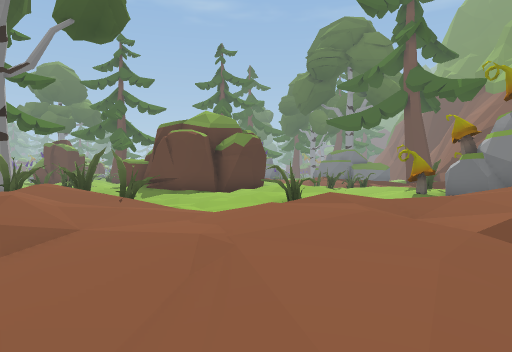
view 1 (above)

24 first-person views from a walk through a Unity game level. The camera is 1.4 m above the floor, looks level and sees 70° across. The floor is counted in squares, 2 m on a side. Each view is taken from the middle of a square. On the plan, view 1 faces up. The plan holds only what a view shows up to about 11 squares ahead; the rest is blank. The place goes on beyond the plan. The player character is not drawn. Some animated figures are left out.

view 2
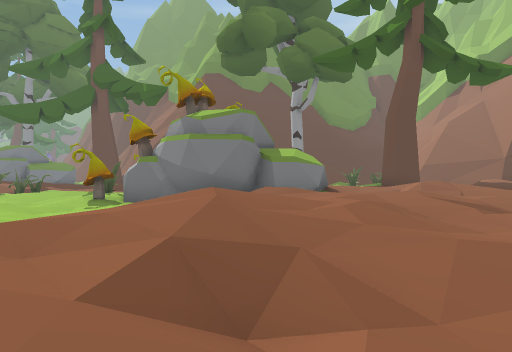

view 3
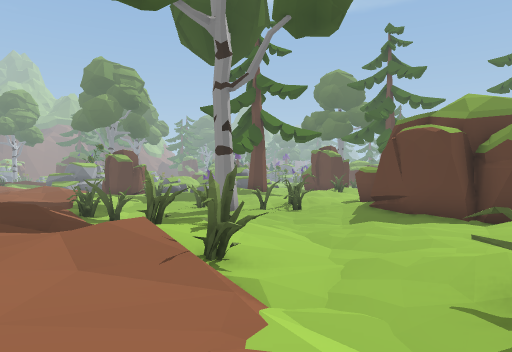

view 4
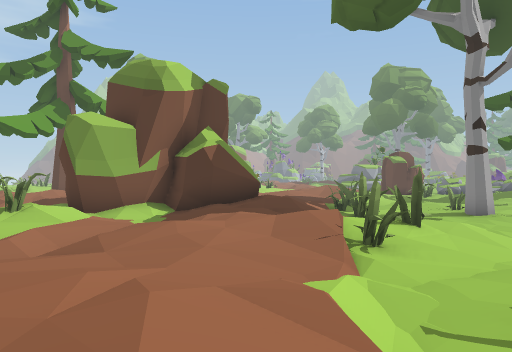

view 5
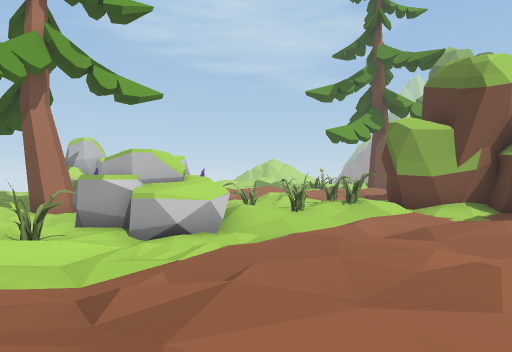

view 6
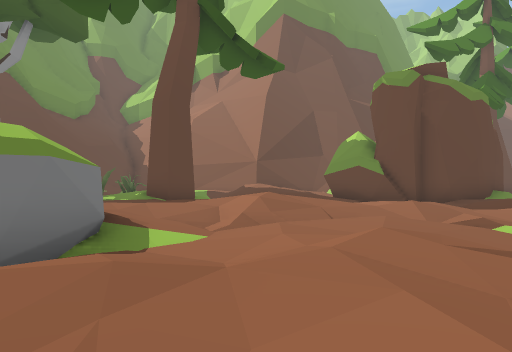

view 7
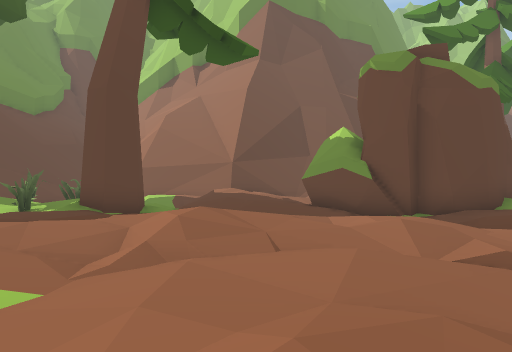

view 8
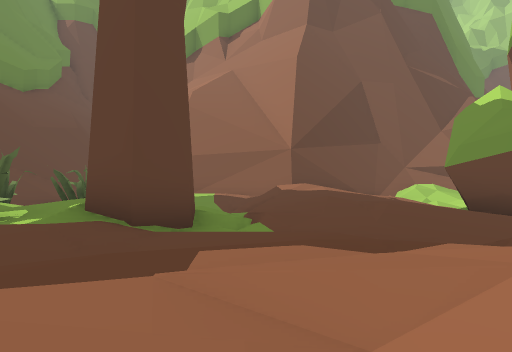

view 9
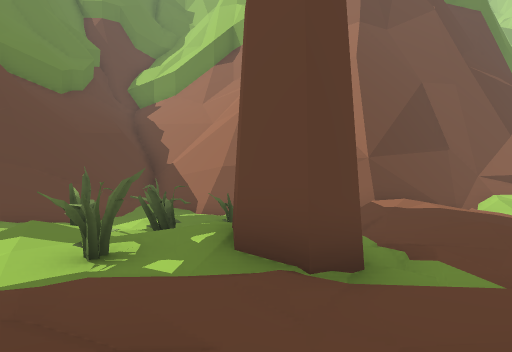

view 10
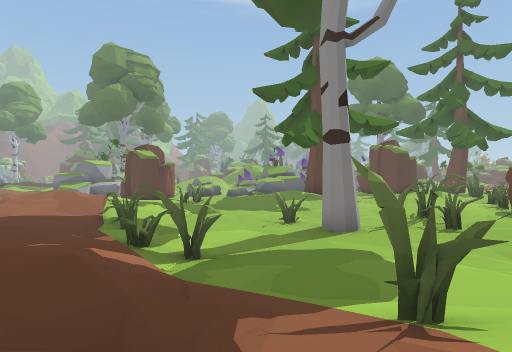

view 11
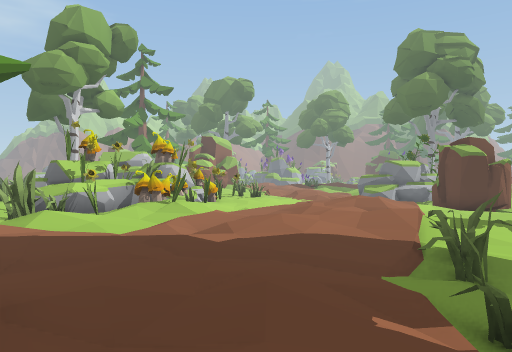

view 12
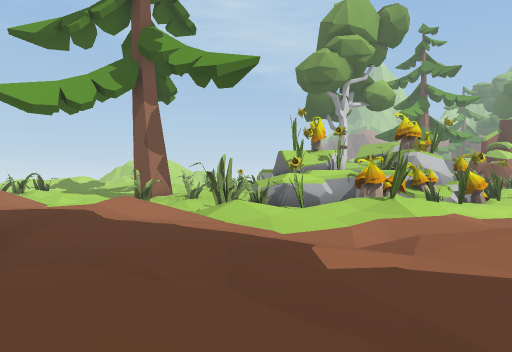

view 13
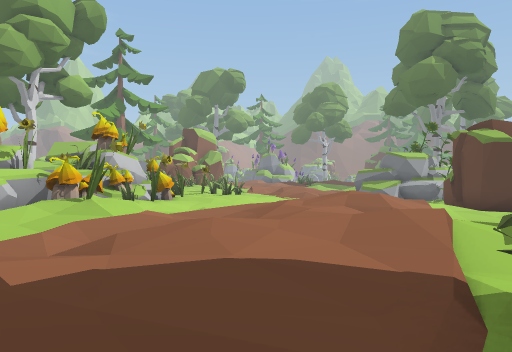

view 14
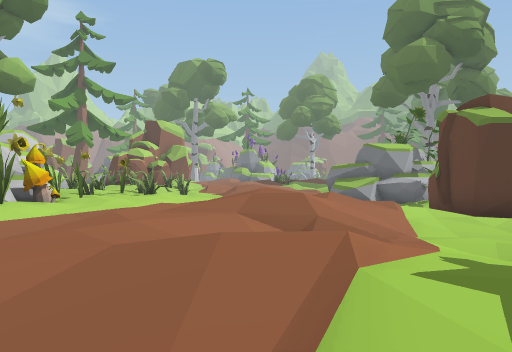

view 15
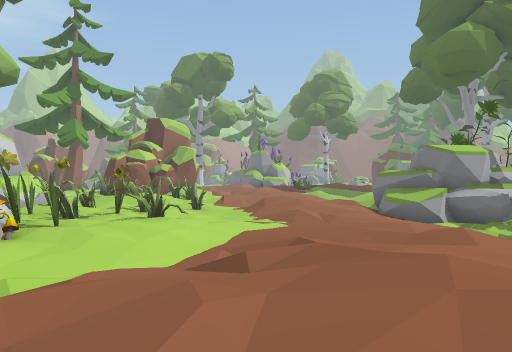

view 16
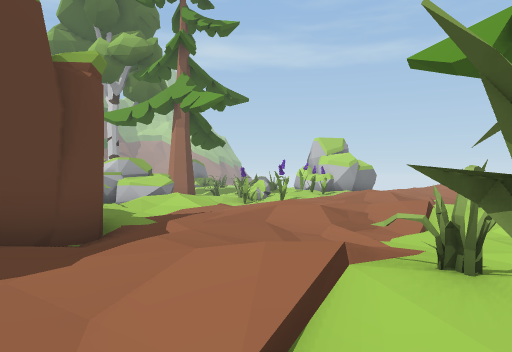

view 17
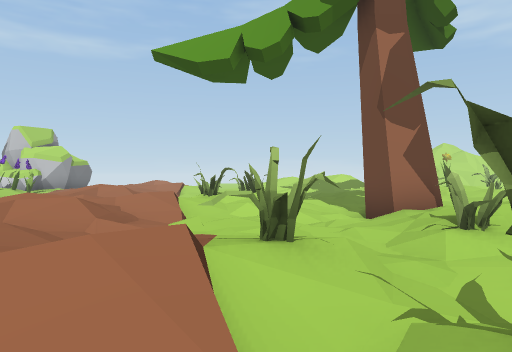

view 18
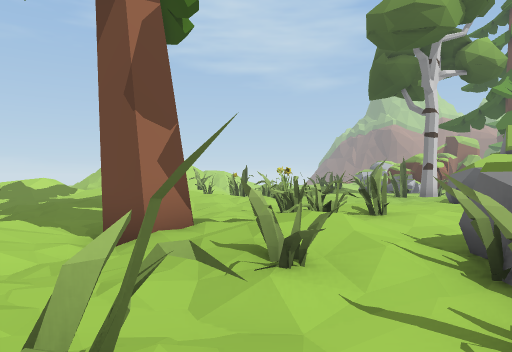

view 19
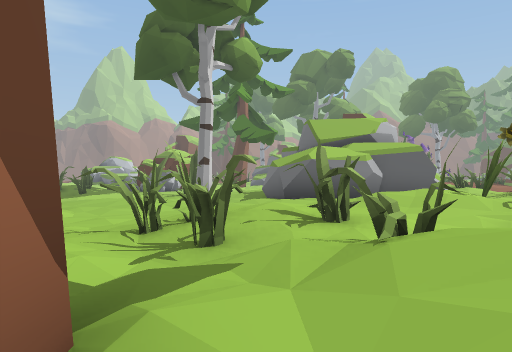

view 20
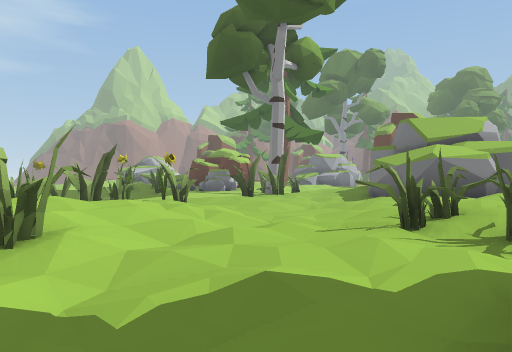

view 21
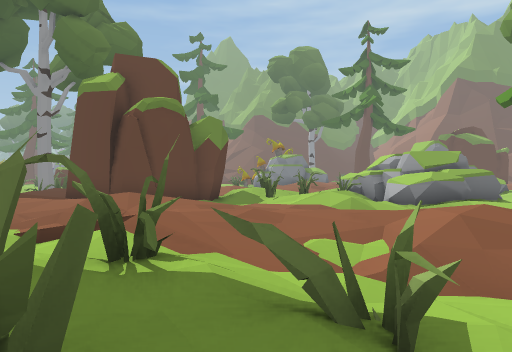

view 22
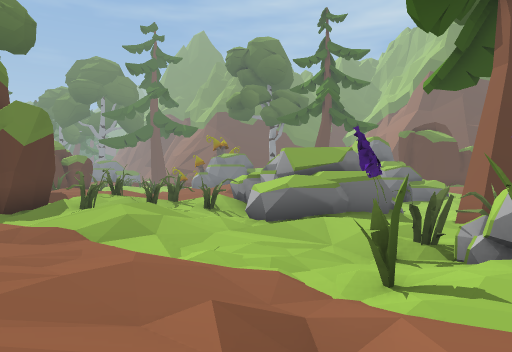

view 23
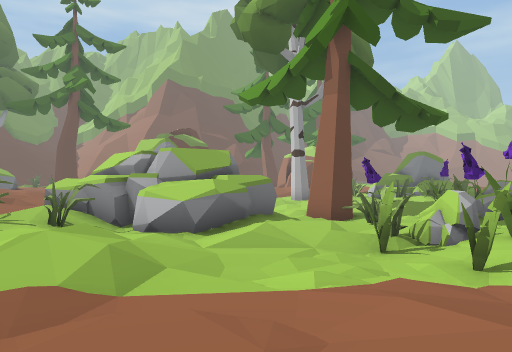

view 24
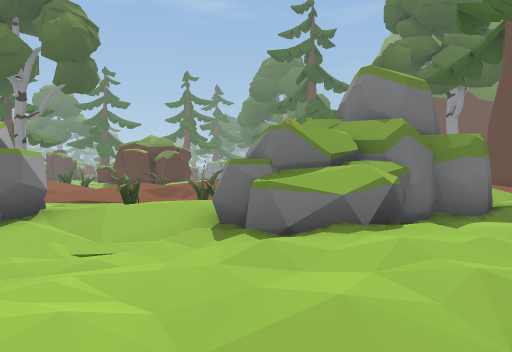

### Floor plan
Key: @ floor where view 1 was taken; # wall or solid block; x gap in a wall; . main floor; : floor 0.25 m higher than the main floor; - floor 0.25 m lower than the main floor; + floor 0.5 m higher than the main floor; _ floor 0.5 m lower than the main floor; * floor 0.75 m higher than the main floor; < floor 0.75 m lower than the main floor; ( floor 1 m lower than the main floor; ! floor 1.25 m lower than the main floor; / step, stairs or slope; = window, fence, low wall or low ledge; ^ raised ledge; O other object.
Columns run from 27 left of view 1 to 23 right of it. Each row starts with its distance up from view 1.
 15  #####            --.-
 14 ##!(##<_        ___##-.####                    ###
 13 #/</  _<<       _<_#_#-----    -.              ####
 12 ^<__  ./<__-   --#_#_____--.  -_.              _//#
 11 _/-- .::///-./___________--.:/-_O#         .:#--_-.
 10 .... :::+//.:.-__________--.--___#       .-#.... -#
  9 :.....::+*..+/-##_<__---__-..-_- #       -..+ .. ##
  8 //----.//::++..-==##__-#-_-..-_- ###  ++...#+   -#
  7 _---.---....::..-..//-#:.#_-/      ###::/--#.._-.#
  6 ---##..-/--.::...::+//.++/-//    :+...-/+../////-#
  5   ##...---..//..::. #/:+:...::///:+.../*+:-./:+*/#
  4  :#..#O#./#.--....  #+::+:.:::++:::+:./++/-::.+  #
  3  :######OO+..-...   #.-../.:::/::.../.:::/-.://. ##
  2  ..    ##...:-.::#  #.-._-...//..-./--.+: -.## -..#
  1 ##   ^  ##x##/:+:#  ##:..----__-     -..:  ##  _--/
  0  #  #+. ##^-//++:#####x/.._@___#       ...-#    -.
 -1   # *+.-##.-/#::::...#:/#/=#_/_#          /#
 -2   #::::../:.-.../:.-.: .#:####..          .##
 -3 ###:.::#:++.-.-/*//..+ -### #/.-#####       #
 -4 .-.:.:/#.::-_-..+:..:+/-##  #___###--
 -5 ---.-./#//#---/++::.-/--##  _<<<-^.-
 -6 ---_---...--.::/:::.-_-.###^<<<<-..
 -7  ..----...-/.+#../+:.--/.--_/_-__-_
 -8  ..-.:...-_- #=./*+.-_##-#<#/-
 -9  -##::+:#.-- ..-/ +/-##O-#___   _
-10  ###  ++ :.-      : ..:.###_-

Where each view was taken, in squares from view 1:
view 1: 0 up, 0 right, facing up
view 2: 1 up, 1 right, facing up-right
view 3: 4 up, 1 right, facing up-left
view 4: 5 up, 3 right, facing left
view 5: 5 up, 4 right, facing down-left
view 6: 5 up, 5 right, facing right
view 7: 4 up, 7 right, facing right
view 8: 6 up, 11 right, facing right
view 9: 8 up, 12 right, facing right
view 10: 5 up, 4 left, facing up-left
view 11: 6 up, 7 left, facing left
view 12: 7 up, 10 left, facing down-left
view 13: 7 up, 10 left, facing left
view 14: 9 up, 13 left, facing left
view 15: 8 up, 16 left, facing left
view 16: 2 up, 15 left, facing down-right
view 17: 2 up, 14 left, facing down
view 18: 0 up, 14 left, facing down-left
view 19: 4 down, 16 left, facing left
view 20: 7 down, 16 left, facing left
view 21: 9 down, 14 left, facing up-right
view 22: 10 down, 9 left, facing up-right
view 23: 6 down, 10 left, facing right
view 24: 9 down, 5 right, facing up
